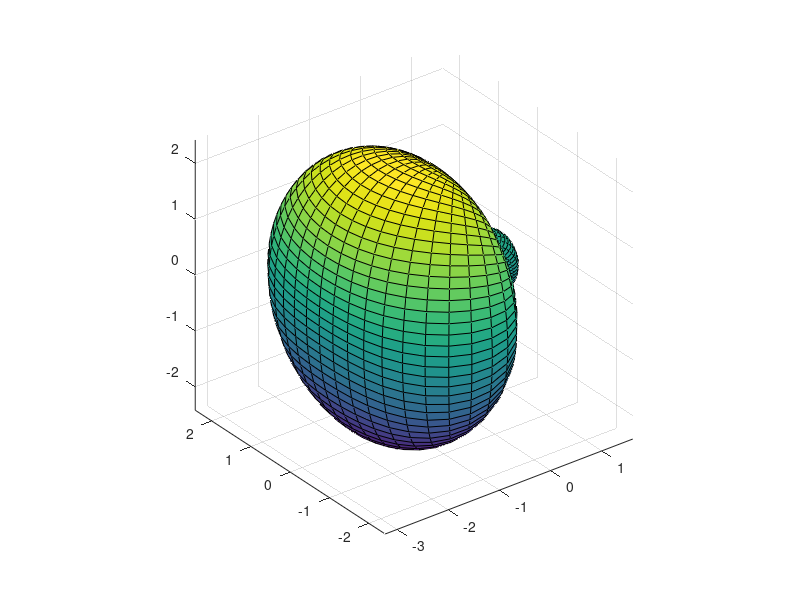

Reproduce this figure in MATLAB.
clear all;
close all;
theta = (0:.02:1)*pi;
phi   = (0:.02:1)*2*pi;
[Theta, Phi] = meshgrid(theta, phi);
%Log periodica Factor de forma
% Ee=(cos(0.65*pi.*cos(Theta))-cos(0.65*pi))./sin(Theta);
% Ed=(cos(0.227*pi.*cos(Theta))-cos(0.227*pi))./sin(Theta);
% Ec=(cos(0.245*pi.*cos(Theta))-cos(0.245*pi))./sin(Theta);
% Eb=(cos(0.384*pi.*cos(Theta))-cos(0.384*pi))./sin(Theta);
% Ea=(cos(0.5*pi.*cos(theta)))./sin(theta);
Ea=1;
Eb=1;
Ec=1;
Ed=1;
Ee=1;
H= abs(Ea+Eb.*exp(1i*(0.5*pi).*sin(Theta).*cos(Phi-pi)+(1i*0.5*pi)+(1i*pi))...
       +Ec.*exp(1i*(0.8840*pi).*sin(Theta).*cos(Phi-pi)+1i*(0.884i*pi))...
       +Ed.*exp(1i*(1.1804*pi).*sin(Theta).*cos(Phi-pi)+1i*(1.1804i*pi)+(1i*pi))...
       +Ee.*exp((0.65i*pi).*sin(Theta).*cos(Phi)-(0.65i*pi)+(1i*pi)));
X     =  H.*sin(Theta).*cos(Phi);
Y     =  H.*sin(Theta).*sin(Phi);
Z     =  H.*cos(Theta);
figure('Color','White')
surf(X,Y,Z);
view(3);
axis equal on;
